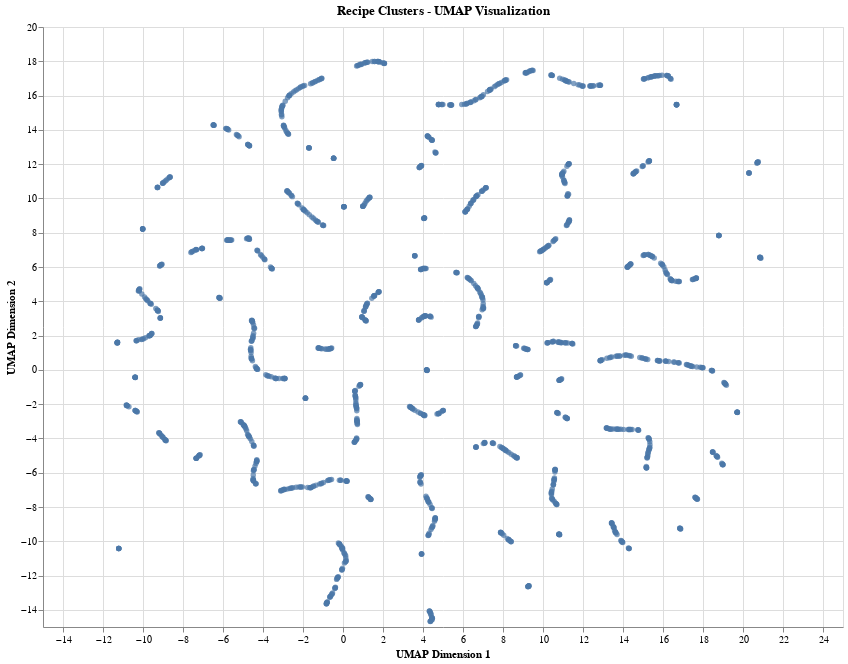

Source (notebook cell):
### Code cell
# Create interactive plot with Altair
chart = alt.Chart(recipe_embedding_df).mark_circle().add_params(
    alt.selection_point()
).encode(
    x=alt.X('UMAP1:Q', title='UMAP Dimension 1'),
    y=alt.Y('UMAP2:Q', title='UMAP Dimension 2'),
    tooltip=['recipe_name:N', 'ingredients:N']
).properties(
    width=800,
    height=600,
    title='Recipe Clusters - UMAP Visualization'
).interactive()

# Display the chart
chart.show()

### Figure 1 — Vega-Lite specification as saved in the notebook (floating-point values rounded to 4 significant figures; data arrays with more than 128 entries replaced by an {"elided": "..."} marker saying what was removed)
{"config": {"view": {"continuousWidth": 300, "continuousHeight": 300}}, "data": {"name": "data-bf321109618d3d7782c23c9110807a9d"}, "mark": {"type": "circle"}, "encoding": {"tooltip": [{"field": "recipe_name", "type": "nominal"}, {"field": "ingredients", "type": "nominal"}], "x": {"field": "UMAP1", "title": "UMAP Dimension 1", "type": "quantitative"}, "y": {"field": "UMAP2", "title": "UMAP Dimension 2", "type": "quantitative"}}, "height": 600, "params": [{"name": "param_1", "select": {"type": "point"}}, {"name": "param_2", "select": {"type": "interval", "encodings": ["x", "y"]}, "bind": "scales"}], "title": "Recipe Clusters - UMAP Visualization", "width": 800, "$schema": "https://vega.github.io/schema/vega-lite/v5.20.1.json", "datasets": {"data-bf321109618d3d7782c23c9110807a9d": {"elided": "1517 records"}}}
